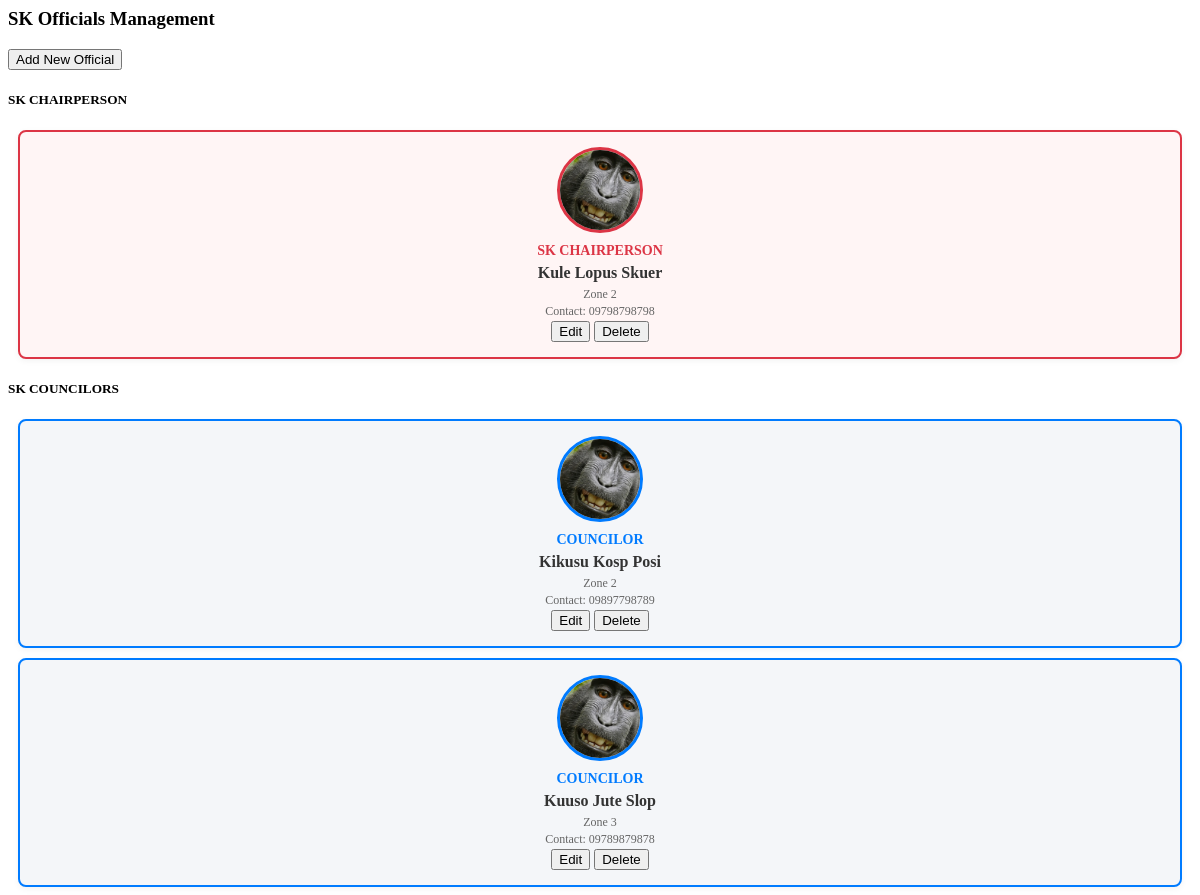
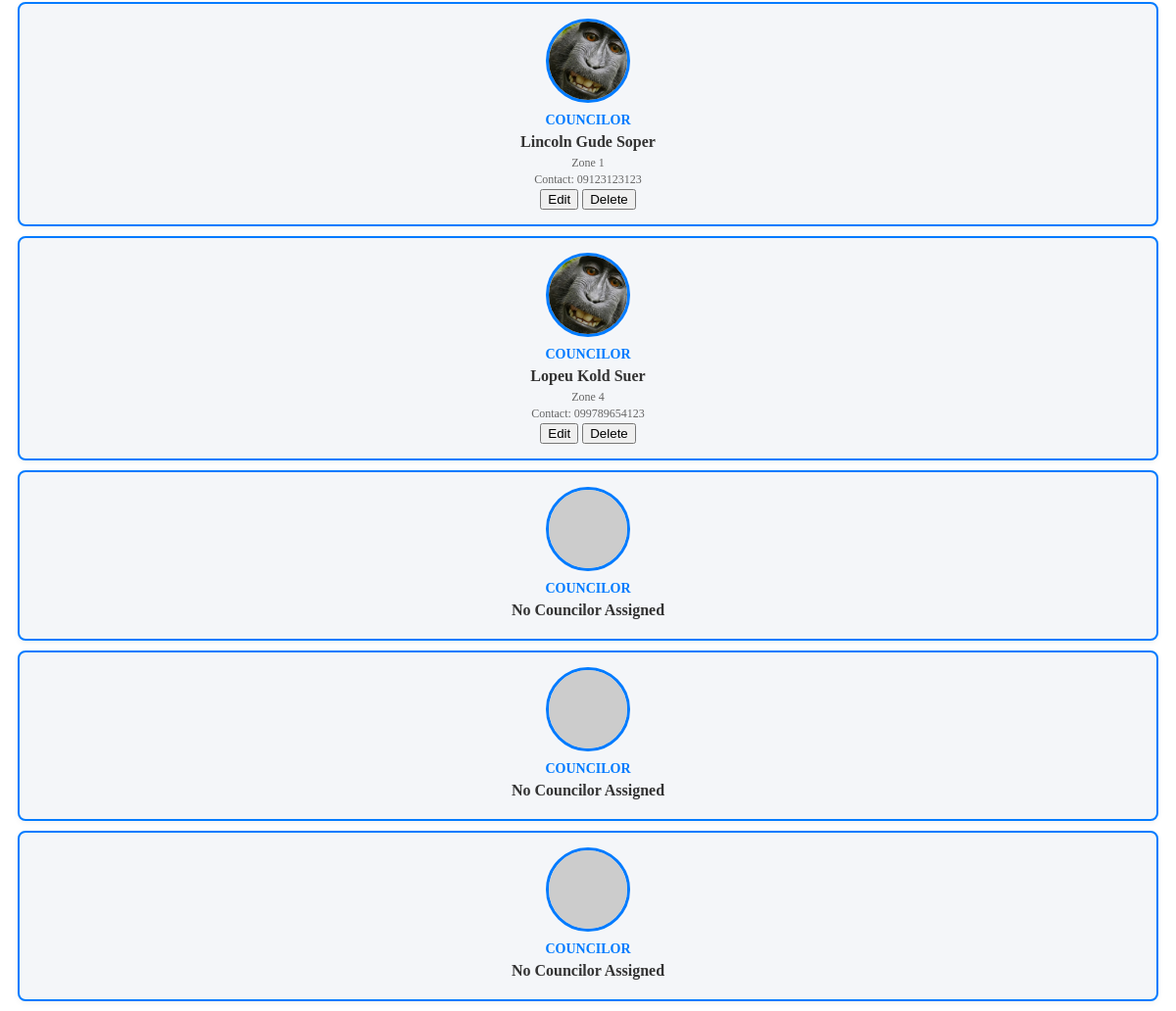
The page /admin/skofficials/modal_content.php (signed in) on the database its author committed (2 pictures, top to bottom).
### tables this page shows
CREATE TABLE `sk_officials` (
  `id` int(11) NOT NULL,
  `user_id` int(11) DEFAULT NULL,
  `name` varchar(255) NOT NULL,
  `position` enum('chairman','councilor') NOT NULL,
  `image_path` varchar(255) DEFAULT NULL,
  `firstname` varchar(100) NOT NULL,
  `middlename` varchar(100) DEFAULT NULL,
  `lastname` varchar(100) NOT NULL,
  `date_of_birth` date NOT NULL,
  `sex` enum('Male','Female') NOT NULL,
  `contact` varchar(20) DEFAULT NULL,
  `email` varchar(100) DEFAULT NULL,
  `zone` varchar(50) DEFAULT NULL,
  `status` tinyint(1) NOT NULL DEFAULT 1,
  `order_position` int(11) DEFAULT NULL,
  `date_created` datetime NOT NULL DEFAULT current_timestamp(),
  `date_updated` datetime NOT NULL DEFAULT current_timestamp() ON UPDATE current_timestamp()
);

### admin/skofficials/modal_content.php (the view, shortened to what this page needs)
<?php
$db = new DBConnection;
$conn = $db->conn;
$sk_officials = $conn->query("SELECT sk.*, u.firstname as user_firstname, u.middlename as user_middlename,
                             u.lastname as user_lastname, u.avatar, u.age as user_age, u.sex as user_sex,
                             u.zone as user_zone, u.birthdate
                             FROM `sk_officials` sk
                             LEFT JOIN `users` u ON sk.user_id = u.id
                             WHERE sk.status = 1
                             ORDER BY
                                CASE WHEN sk.position = 'chairman' THEN 1 ELSE 2 END,
                                sk.order_position ASC, sk.firstname ASC");
$chairman = null;
$councilors = [];
while($row = $sk_officials->fetch_assoc()) {
    $row['display_firstname'] = !empty($row['user_firstname']) ? $row['user_firstname'] : $row['firstname'];
    $row['display_middlename'] = !empty($row['user_middlename']) ? $row['user_middlename'] : $row['middlename'];
    $row['display_lastname'] = !empty($row['user_lastname']) ? $row['user_lastname'] : $row['lastname'];
    $row['display_zone'] = !empty($row['user_zone']) ? 'Zone ' . $row['user_zone'] : $row['zone'];
    if($row['position'] == 'chairman') {
        $chairman = $row;
    } else {
        $councilors[] = $row;
    }
}
?>
<div class="card card-outline card-primary">
    <div class="card-header">
        <div class="d-flex justify-content-between align-items-center">
            <h3 class="card-title mb-0">SK Officials Management</h3>
            <?php if($_SESSION['userdata']['type'] == 1): ?>
            <button class="btn btn-primary btn-sm" type="button" onclick="new_official()">
                <i class="fa fa-plus"></i> Add New Official
            </button>
            <?php endif; ?>
        </div>
    </div>
    <div class="card-body">
        <div class="row mb-4">
            <div class="col-12">
                <h5 class="text-center mb-3">SK CHAIRPERSON</h5>
                <div class="d-flex justify-content-center">
                    <?php if($chairman): ?>
                    <div class="official-card chairman-card">
                        <?php
                        if(!empty($chairman['avatar'])) {
                            $image_path = '../uploads/avatars/' . $chairman['avatar'];
                        } elseif(!empty($chairman['image_path'])) {
                            $image_path = '../uploads/sk_officials/' . $chairman['image_path'];
                        } else {
                            $image_path = 'https://via.placeholder.com/80x80.png?text=Photo';
                        }
                        $full_name = trim($chairman['display_firstname'] . ' ' . $chairman['display_middlename'] . ' ' . $chairman['display_lastname']);
                        ?>
                        <img class="official-photo" src="<?php echo $image_path ?>" alt="Chairman Photo">
                        <div class="position-title">SK Chairperson</div>
                        <div class="official-name"><?php echo $full_name ?></div>
                        <div class="official-details"><?php echo $chairman['display_zone'] ?></div>
                        <div class="official-details">Contact: <?php echo $chairman['contact'] ?></div>
                        <?php if($_SESSION['userdata']['type'] == 1): ?>
                        <div class="mt-2">
                            <button class="btn btn-primary btn-xs" onclick="edit_official(<?php echo $chairman['id'] ?>)">
                                <i class="fa fa-edit"></i> Edit
                            </button>
                            <button class="btn btn-danger btn-xs" onclick="delete_official(<?php echo $chairman['id'] ?>)">
                                <i class="fa fa-trash"></i> Delete
                            </button>
                        </div>
                        <?php endif; ?>
                    </div>
                    <?php endif; ?>
                </div>
            </div>
        </div>
        <div class="row">
            <div class="col-12">
                <h5 class="text-center mb-3">SK COUNCILORS</h5>
                <div class="row">
                    <?php
                    for($i = 0; $i < 7; $i++):
                        $councilor = isset($councilors[$i]) ? $councilors[$i] : null;
                    ?>
                    <div class="col-lg-3 col-md-4 col-sm-6 mb-3">
                        <div class="official-card">
                            <?php if($councilor): ?>
                                <?php
                                if(!empty($councilor['avatar'])) {
                                    $image_path = '../uploads/avatars/' . $councilor['avatar'];
                                } elseif(!empty($councilor['image_path'])) {
                                    $image_path = '../uploads/sk_officials/' . $councilor['image_path'];
                                } else {
                                    $image_path = 'https://via.placeholder.com/80x80.png?text=Photo';
                                }
                                $full_name = trim($councilor['display_firstname'] . ' ' . $councilor['display_middlename'] . ' ' . $councilor['display_lastname']);
                                ?>
                                <img class="official-photo" src="<?php echo $image_path ?>" alt="Councilor Photo">
                                <div class="position-title">Councilor</div>
                                <div class="official-name"><?php echo $full_name ?></div>
                                <div class="official-details"><?php echo $councilor['display_zone'] ?></div>
                                <div class="official-details">Contact: <?php echo $councilor['contact'] ?></div>
                                <?php if($_SESSION['userdata']['type'] == 1): ?>
                                <div class="mt-2">
                                    <button class="btn btn-primary btn-xs" onclick="edit_official(<?php echo $councilor['id'] ?>)">
                                        <i class="fa fa-edit"></i> Edit
                                    </button>
                                    <button class="btn btn-danger btn-xs" onclick="delete_official(<?php echo $councilor['id'] ?>)">
                                        <i class="fa fa-trash"></i> Delete
                                    </button>
                                </div>
                                <?php endif; ?>
                            <?php else: ?>
                                <img class="official-photo" src="https://via.placeholder.com/80x80.png?text=No+Photo" alt="No Councilor">
                                <div class="position-title">Councilor</div>
                                <div class="official-name">No Councilor Assigned</div>
                            <?php endif; ?>
                        </div>
                    </div>
                    <?php endfor; ?>
                </div>
            </div>
        </div>
    </div>
</div>

### admin/skofficials/modal_content.php (style rules this page uses)
.official-card { background: #f4f6f9; border: 2px solid #007bff; border-radius: 8px; padding: 15px; margin: 10px; text-align: center; box-shadow: 0 2px 6px rgba(0,0,0,0.05); transition: all 0.3s ease; }
.official-photo { width: 80px; height: 80px; border-radius: 50%; object-fit: cover; border: 3px solid #007bff; margin-bottom: 10px; background: #e9ecef; }
.chairman-card { border-color: #dc3545; background: #fff5f5; }
.chairman-card .official-photo { border-color: #dc3545; }
.position-title { font-weight: bold; color: #007bff; font-size: 14px; text-transform: uppercase; }
.chairman-card .position-title { color: #dc3545; }
.official-name { font-weight: bold; margin: 5px 0; color: #333; }
.official-details { font-size: 12px; color: #666; margin: 2px 0; }

### rows shown on the page
sk_officials: image_path (picture), zone "Zone 2", contact "09798798798"
sk_officials: image_path (picture), full_name "Kikusu Kosp Posi", zone "Zone 2", contact "09897798789"
sk_officials: image_path (picture), full_name "Kuuso Jute Slop", zone "Zone 3", contact "09789879878"
sk_officials: image_path (picture), full_name "Lincoln Gude Soper", zone "Zone 1", contact "09123123123"
sk_officials: image_path (picture), full_name "Lopeu Kold Suer", zone "Zone 4", contact "099789654123"

### other values the page prints
$full_name "Kule Lopus Skuer"
